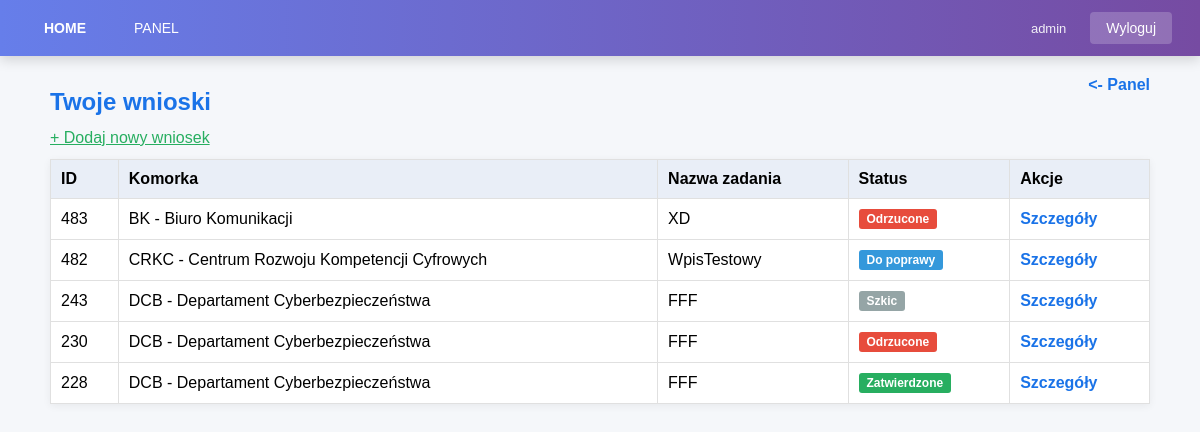
Screenshot of /home_dzial.php (signed in) with the database file from the repository.
### tables this page shows
CREATE TABLE `WPISY` (
  `ID` int(11) NOT NULL,
  `CzęśćBudżetowa` varchar(20) DEFAULT NULL,
  `Dział` varchar(255) DEFAULT NULL,
  `Rozdział` varchar(255) DEFAULT NULL,
  `Paragraf` varchar(255) DEFAULT NULL,
  `ŹródłoFinansowania` varchar(255) DEFAULT NULL,
  `GrupaWydatków` varchar(255) DEFAULT NULL,
  `BudżetZadaniowySzczeg` varchar(255) DEFAULT NULL,
  `BudżetZadaniowyNr` varchar(255) DEFAULT NULL,
  `NazwaProgramu` varchar(255) DEFAULT NULL,
  `NazwaKomorki` varchar(255) DEFAULT NULL,
  `PlanWI` varchar(255) DEFAULT NULL,
  `DysponentŚrodków` varchar(255) DEFAULT NULL,
  `Budżet` varchar(255) DEFAULT NULL,
  `NazwaZadania` varchar(255) DEFAULT NULL,
  `SzczegUzasadnienie` text DEFAULT NULL,
  `PrzeznaczenieWydatków` text DEFAULT NULL,
  `Potrzeby2026` decimal(15,2) DEFAULT NULL,
  `Limit2026` decimal(15,2) DEFAULT NULL,
  `Braki2026` decimal(15,2) DEFAULT NULL,
  `KwotaUmowy2026` decimal(15,2) DEFAULT NULL,
  `NrUmowy2026` varchar(255) DEFAULT NULL,
  `Potrzeby2027` decimal(15,2) DEFAULT NULL,
  `Limit2027` decimal(15,2) DEFAULT NULL,
  `Braki2027` decimal(15,2) DEFAULT NULL,
  `KwotaUmowy2027` decimal(15,2) DEFAULT NULL,
  `NrUmowy2027` varchar(255) DEFAULT NULL,
  `Potrzeby2028` decimal(15,2) DEFAULT NULL,
  `Limit2028` decimal(15,2) DEFAULT NULL,
  `Braki2028` decimal(15,2) DEFAULT NULL,
  `KwotaUmowy2028` decimal(15,2) DEFAULT NULL,
  `NrUmowy2028` varchar(255) DEFAULT NULL,
  `Potrzeby2029` decimal(15,2) DEFAULT NULL,
  `Limit2029` decimal(15,2) DEFAULT NULL,
  `Braki2029` decimal(15,2) DEFAULT NULL,
  `KwotaUmowy2029` decimal(15,2) DEFAULT NULL,
  `NrUmowy2029` varchar(255) DEFAULT NULL,
  `DotacjaZKim` varchar(255) DEFAULT NULL,
  `PodstawaPrawna` varchar(255) DEFAULT NULL,
  `Uwagi` text DEFAULT NULL,
  `Status` enum('Szkic','Do zatwierdzenia','Zatwierdzone','Odrzucone','Do poprawy') NOT NULL DEFAULT 'Szkic'
);

CREATE TABLE `Komorki` (
  `ID` int(11) NOT NULL,
  `Skrot` varchar(10) NOT NULL,
  `Nazwa` varchar(255) NOT NULL
);

### public_html/home_dzial.php (the view, shortened to what this page needs)
<?php
$mysqli = require 'db.php';
$sql = "SELECT WPISY.ID, WPISY.NazwaZadania, WPISY.Status, WPISY.NazwaKomorki, Komorki.Skrot FROM WPISY LEFT JOIN Komorki ON WPISY.NazwaKomorki = Komorki.Nazwa";
$sql .= ' ORDER BY WPISY.ID DESC';
$stmt = $mysqli->prepare($sql);
$stmt->execute();
$res = $stmt->get_result();
$statusClassMap = [
    'Szkic' => 'status-szkic',
    'Do zatwierdzenia' => 'status-do-zatwierdzenia',
    'Zatwierdzone' => 'status-zatwierdzone',
    'Odrzucone' => 'status-odrzucone',
    'Do poprawy' => 'status-do-poprawy'
];
$statusLabelMap = [
    'Szkic' => 'Szkic',
    'Do zatwierdzenia' => 'Do zatwierdzenia',
    'Zatwierdzone' => 'Zatwierdzone',
    'Odrzucone' => 'Odrzucone',
    'Do poprawy' => 'Do poprawy'
];
?>
<!DOCTYPE html>
<html>
<head>
</head>
<body>
<?php require 'navbar.php'; ?>
<div class="container">
    <div class="top-bar">
        <div>
            <h2>Twoje wnioski</h2>
            <a href="add.php" style="color:#27ae60; margin-top:5px; display:inline-block;">+ Dodaj nowy wniosek</a>
        </div>
        <a class="back" href="panel.php"><- Panel</a>
    </div>
    <table>
        <thead>
            <tr>
                <th>ID</th>
                <th>Komorka</th>
                <th>Nazwa zadania</th>
                <th>Status</th>
                <th>Akcje</th>
            </tr>
        </thead>
        <tbody>
            <?php while ($row = $res->fetch_assoc()): ?>
                <?php
                    $status = isset($row['Status']) ? $row['Status'] : '';
                    $statusClass = isset($statusClassMap[$status]) ? $statusClassMap[$status] : 'status-brak';
                    $statusLabel = isset($statusLabelMap[$status]) ? $statusLabelMap[$status] : 'Brak statusu';
                    $komorkaLabel = (!empty($row['Skrot']) ? $row['Skrot'] . ' - ' : '') . (isset($row['NazwaKomorki']) ? $row['NazwaKomorki'] : '');
                ?>
                <tr>
                    <td><?= (int)$row['ID'] ?></td>
                    <td><?= htmlspecialchars($komorkaLabel) ?></td>
                    <td><?= htmlspecialchars((string)$row['NazwaZadania']) ?></td>
                    <td><span class="status-badge <?= $statusClass ?>"><?= $statusLabel ?></span></td>
                    <td><a href="edit.php?id=<?= (int)$row['ID'] ?>" class="view-link">Szczegóły</a></td>
                </tr>
            <?php endwhile; ?>
        </tbody>
    </table>
</div>
</body>
</html>

### public_html/home_dzial.php (style rules this page uses)
body { font-family: Arial, Helvetica, sans-serif; margin:0; background:#f5f7fa; }
.container { max-width:1100px; margin:20px auto; padding:0 16px; }
h2 { margin:12px 0 8px 0; color:#1a73e8; }
table { width:100%; border-collapse:collapse; background:#fff; box-shadow:0 2px 8px rgba(0,0,0,0.06); }
th, td { padding:10px; border:1px solid #e0e0e0; text-align:left; }
th { background:#e9eef7; }
.status-badge { display:inline-block; padding:3px 8px; border-radius:3px; font-size:12px; font-weight:600; color:#fff; }
.status-szkic { background:#95a5a6; }
.status-zatwierdzone { background:#27ae60; }
.status-odrzucone { background:#e74c3c; }
.status-do-poprawy { background:#3498db; }
.top-bar { display:flex; justify-content:space-between; align-items:flex-start; margin-bottom:12px; gap:20px; }
.top-bar > div { flex:1; }
.back { color:#1a73e8; text-decoration:none; font-weight:600; }
.view-link { color:#1a73e8; text-decoration:none; font-weight:600; cursor:pointer; }

### public_html/navbar.php (style rules this page uses)
body { padding-top: 56px; }

### rows the page displays
wpisy: ID "483", NazwaKomorki.Skrot "BK - Biuro Komunikacji", NazwaZadania "XD", Status "Odrzucone"
wpisy: ID "482", NazwaKomorki.Skrot "CRKC - Centrum Rozwoju Kompetencji Cyfrowych", NazwaZadania "WpisTestowy", Status "Do poprawy"
wpisy: ID "243", NazwaKomorki.Skrot "DCB - Departament Cyberbezpieczeństwa", NazwaZadania "FFF", Status "Szkic"
wpisy: ID "230", NazwaKomorki.Skrot "DCB - Departament Cyberbezpieczeństwa", NazwaZadania "FFF", Status "Odrzucone"
wpisy: ID "228", NazwaKomorki.Skrot "DCB - Departament Cyberbezpieczeństwa", NazwaZadania "FFF", Status "Zatwierdzone"

### other values shown
$_SESSION['login'] "admin"
